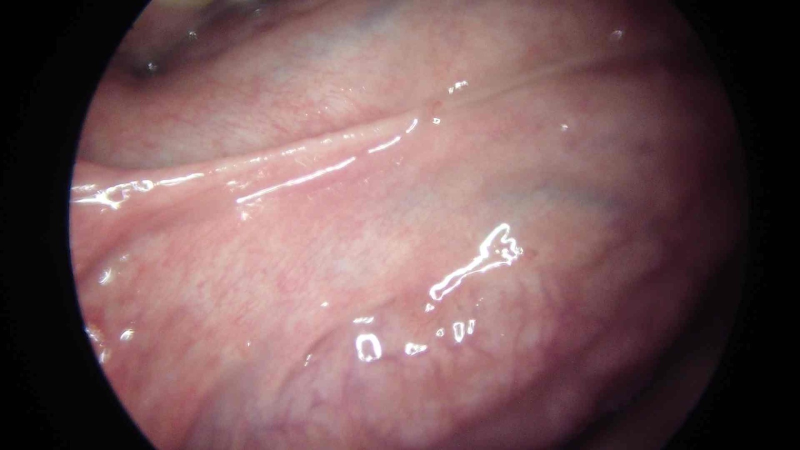
//> input picture image2.jpeg, 1600 x 900 px (shown at 1/2 size)
$ ./main3   (built with g++ and OpenCV 4)
//> lines starting //> are read from the running program, lines starting //| are printed output that depends on the picture; after the words box and inside, x2 and y2 are one past the last pixel; in counts of white or black regions, pixels touching at a corner belong together
#include <opencv2/opencv.hpp>
#include <iostream>

int main() {
    cv::Mat image = imread("../image2.jpeg", cv::IMREAD_COLOR);
//> image is the input picture: 900 rows x 1600 cols, CV_8UC3; mean B, G, R 88.6, 87.1, 116.7
    if (image.empty()) {
        std::cerr << "Error: Could not load image!" << std::endl;
        return -1;
    }
    cv::Mat img;
    resize(image, img, cv::Size(400,250), cv::INTER_LINEAR);
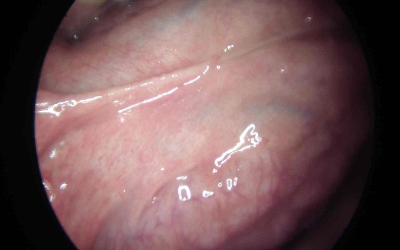
//> img: 250 rows x 400 cols, CV_8UC3; mean B, G, R 88.6, 87.1, 116.6

    // Convert to LAB color space (L = lightness, A/B = color)
    cv::Mat lab;
    cv::cvtColor(img, lab, cv::COLOR_BGR2Lab);
//> lab: 250 rows x 400 cols, CV_8UC3; mean of channels 0, 1, 2 99.2, 140, 131.7

    // Split LAB channels
    std::vector<cv::Mat> lab_channels;
    cv::split(lab, lab_channels);
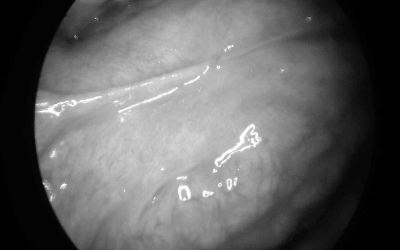
//> lab_channels[0]: 250 rows x 400 cols, CV_8UC1; min 0, max 255, mean 99.2
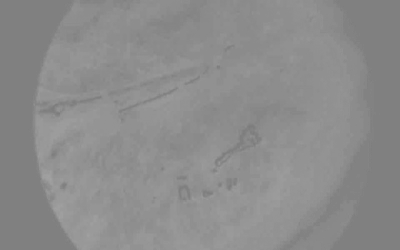
//> lab_channels[1]: 250 rows x 400 cols, CV_8UC1; min 124, max 162, mean 140
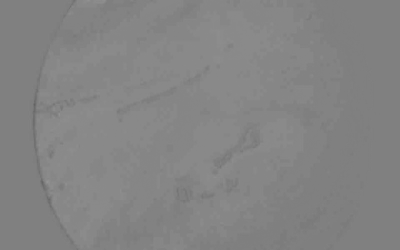
//> lab_channels[2]: 250 rows x 400 cols, CV_8UC1; min 99, max 148, mean 131.7

    // Process only the Luminance (L) channel
    for (int y = 0; y < lab_channels[0].rows; y++) {
        for (int x = 0; x < lab_channels[0].cols; x++) {
            uchar& L = lab_channels[0].at<uchar>(y, x);
            if (L > 200) { // If pixel is too bright
                float reduction_factor = 0.75 + 0.25 * ((255 - L) / 55.0); // Dynamic adjustment
                L = cv::saturate_cast<uchar>(L * reduction_factor); // Reduce intensity smoothly

            }
        }

    }

    // Merge LAB channels and convert back to BGR
    cv::merge(lab_channels, lab);
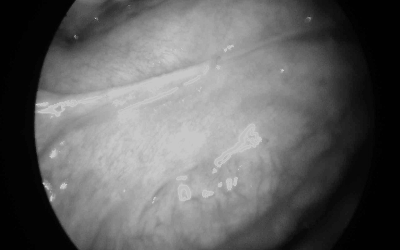
//> lab_channels[0]: 250 rows x 400 cols, CV_8UC1; 2.7% of pixels changed, all inside (x1, y1, x2, y2) = (37, 45, 284, 202)
//> lab: 250 rows x 400 cols, CV_8UC3; mean of channels 0, 1, 2 98.6, 140, 131.7
    cv::Mat result;
    cv::cvtColor(lab, result, cv::COLOR_Lab2BGR);

    // Show images
    cv::imshow("Original Image", img);
    cv::imshow("Flash Reduced Image", result);


    cv::waitKey(0);

    return 0;
}

$ run again, with image3.jpeg copied over image2.jpeg
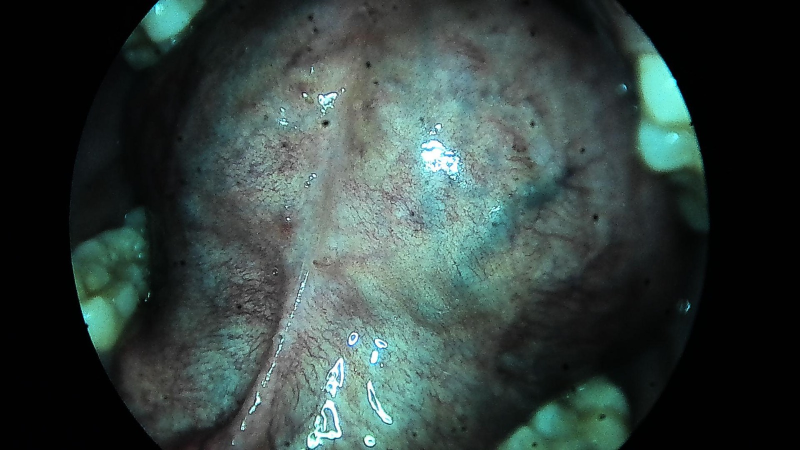
//> input picture image3.jpeg, 1600 x 900 px (shown at 1/2 size)
//> image is the input picture: 900 rows x 1600 cols, CV_8UC3; mean B, G, R 63.4, 66.6, 52.4
//> `cv::split(lab, lab_channels);`:
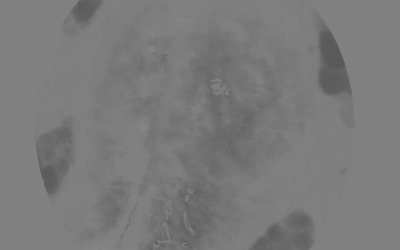
//> lab_channels[1]: 250 rows x 400 cols, CV_8UC1; min 85, max 135, mean 122.4
//> `cv::merge(lab_channels, lab);`:
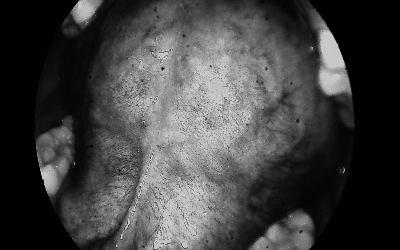
//> lab_channels[0]: 250 rows x 400 cols, CV_8UC1; min 0, max 200, mean 66.4

$ run again, with image.jpeg copied over image2.jpeg
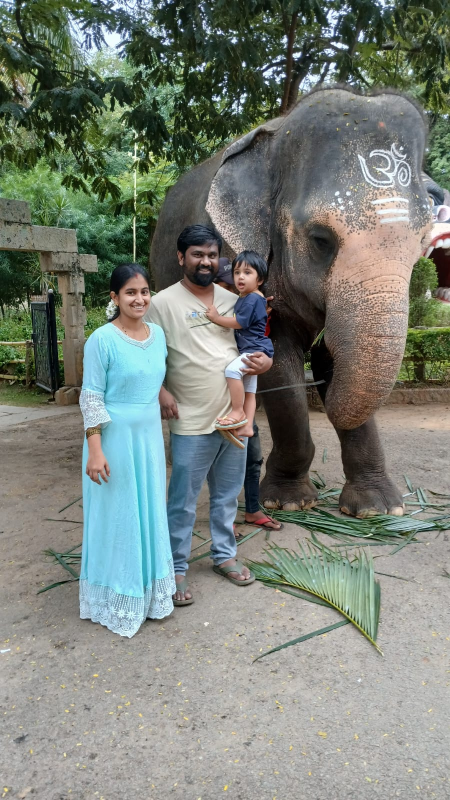
//> input picture image.jpeg, 900 x 1600 px (shown at 1/2 size)
//> image is the input picture: 1600 rows x 900 cols, CV_8UC3; mean B, G, R 120.7, 129.2, 122.1
//> `cv::merge(lab_channels, lab);`:
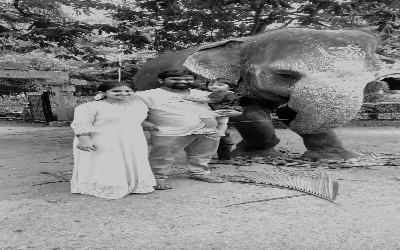
//> lab_channels[0]: 250 rows x 400 cols, CV_8UC1; min 0, max 200, mean 132.2
//> `cv::cvtColor(lab, result, cv::COLOR_Lab2BGR);`:
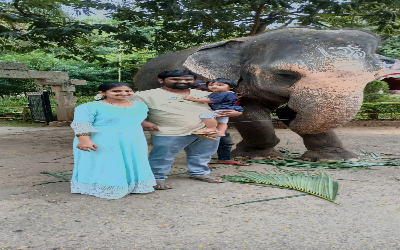
//> result: 250 rows x 400 cols, CV_8UC3; mean B, G, R 118.9, 127.5, 120.4
